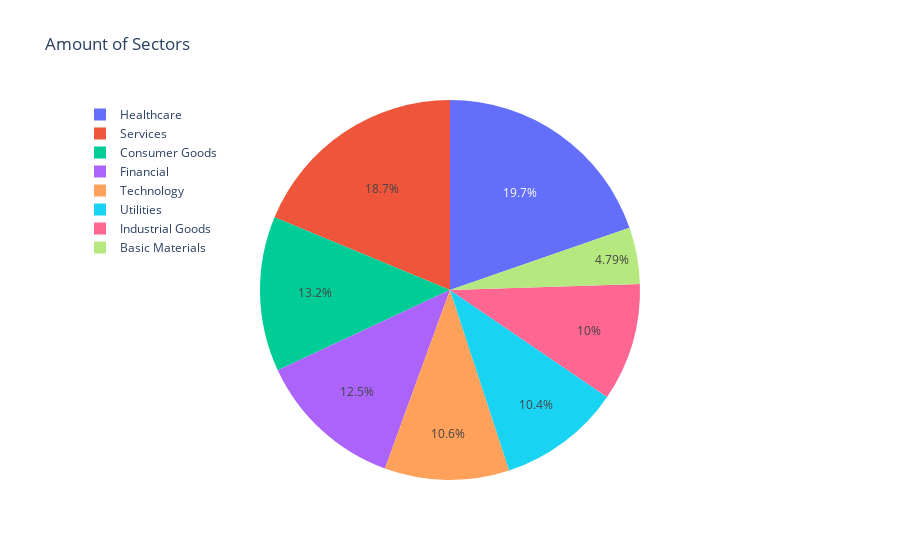

Notebook source saved alongside this figure:
### Code cell
labels = companies.sector.unique()
values = companies['sector'].value_counts(normalize = False)

fig = go.Figure(data =[go.Pie(labels=labels, values=values)])
fig.update_layout(
    title='Amount of Sectors',
    legend=dict(
        x=0,
        y=1.0,
        bgcolor='rgba(255, 255, 255, 0)',
        bordercolor='rgba(255, 255, 255, 0)'
    ),
    barmode='group',
    bargap=0.15, # gap between bars of adjacent location coordinates.
    bargroupgap=0.1 # gap between bars of the same location coordinate.
)
fig.show()

### Figure 1 — Plotly figure (JSON) as saved in the notebook; plotly's stock layout.template omitted (floating-point values rounded to 4 significant figures)
{"data": [{"labels": ["Healthcare", "Services", "Consumer Goods", "Financial", "Technology", "Utilities", "Industrial Goods", "Basic Materials"], "type": "pie", "values": [7989, 7601, 5353, 5072, 4302, 4239, 4065, 1945]}], "layout": {"bargap": 0.15, "bargroupgap": 0.1, "barmode": "group", "legend": {"bgcolor": "rgba(255, 255, 255, 0)", "bordercolor": "rgba(255, 255, 255, 0)", "x": 0, "y": 1}, "title": {"text": "Amount of Sectors"}}}
